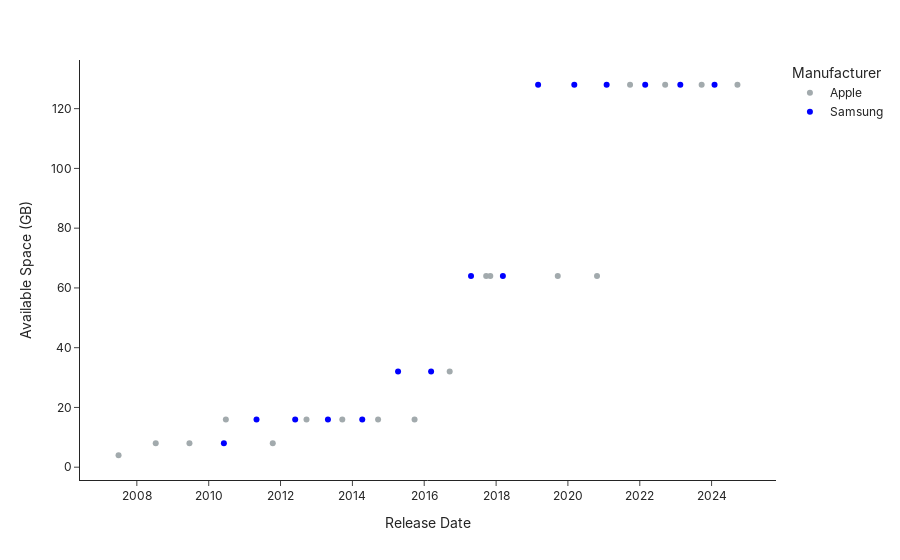

Notebook source saved alongside this figure:
### Code cell
fig = px.scatter(
    df,
    x='Release Date',
    y='Available Space (GB)',
    color='Manufacturer',
    color_discrete_map=plotly_color_map,
)

fig.show()

### Figure 1 — Plotly figure (JSON) as saved in the notebook; plotly's stock layout.template omitted (floating-point values rounded to 4 significant figures)
{"data": [{"hovertemplate": "Manufacturer=Apple<br>Release Date=%{x}<br>Available Space (GB)=%{y}<extra></extra>", "legendgroup": "Apple", "marker": {"color": "#A2AAAD", "symbol": "circle"}, "mode": "markers", "name": "Apple", "orientation": "v", "showlegend": true, "type": "scatter", "x": ["2007-06-29T00:00:00", "2008-07-11T00:00:00", "2009-06-19T00:00:00", "2010-06-24T00:00:00", "2011-10-14T00:00:00", "2012-09-21T00:00:00", "2013-09-20T00:00:00", "2014-09-19T00:00:00", "2015-09-25T00:00:00", "2016-09-16T00:00:00", "2017-09-22T00:00:00", "2017-11-03T00:00:00", "2019-09-20T00:00:00", "2020-10-23T00:00:00", "2021-09-24T00:00:00", "2022-09-16T00:00:00", "2023-09-22T00:00:00", "2024-09-20T00:00:00"], "xaxis": "x", "y": [4, 8, 8, 16, 8, 16, 16, 16, 16, 32, 64, 64, 64, 64, 128, 128, 128, 128], "yaxis": "y"}, {"hovertemplate": "Manufacturer=Samsung<br>Release Date=%{x}<br>Available Space (GB)=%{y}<extra></extra>", "legendgroup": "Samsung", "marker": {"color": "blue", "symbol": "circle"}, "mode": "markers", "name": "Samsung", "orientation": "v", "showlegend": true, "type": "scatter", "x": ["2010-06-04T00:00:00", "2011-05-02T00:00:00", "2012-05-29T00:00:00", "2013-04-27T00:00:00", "2014-04-11T00:00:00", "2015-04-10T00:00:00", "2016-03-11T00:00:00", "2017-04-21T00:00:00", "2018-03-11T00:00:00", "2019-03-04T00:00:00", "2020-03-06T00:00:00", "2021-01-29T00:00:00", "2022-02-25T00:00:00", "2023-02-17T00:00:00", "2024-01-31T00:00:00"], "xaxis": "x", "y": [8, 16, 16, 16, 16, 32, 32, 64, 64, 128, 128, 128, 128, 128, 128], "yaxis": "y"}], "layout": {"autosize": true, "legend": {"title": {"text": "Manufacturer"}, "tracegroupgap": 0}, "margin": {"t": 60}, "xaxis": {"anchor": "y", "autorange": true, "domain": [0, 1], "range": ["2006-05-31 18:04:15.2172", "2025-10-18 05:55:44.7828"], "title": {"text": "Release Date"}, "type": "date"}, "yaxis": {"anchor": "x", "autorange": true, "domain": [0, 1], "range": [-5.601, 137.6], "title": {"text": "Available Space (GB)"}, "type": "linear"}}}
